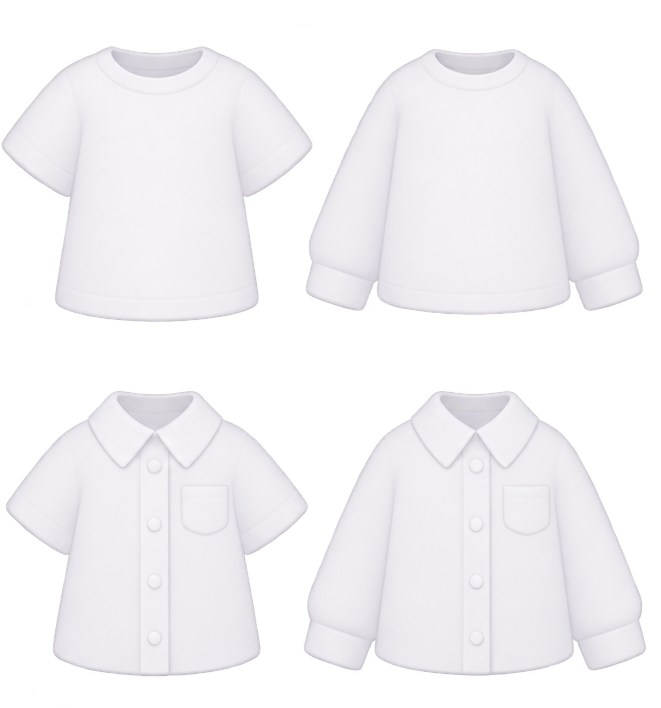
#> input picture assets/images/wear/옷.png, 661 x 708 px
$ python extract-wear.py
#> lines starting #> are read from the running program, lines starting #| are printed output that depends on the picture; after the words box and inside, x2 and y2 are one past the last pixel; in counts of white or black regions, pixels touching at a corner belong together
"""Extract the four existing transparent garments without regenerating artwork."""
from collections import deque
from pathlib import Path
from PIL import Image
import numpy as np

root = Path(__file__).resolve().parents[1]
folder = root / 'assets/images/wear'
source = Image.open(folder / '\uc637.png').convert('RGBA')
#> source is the input picture: PIL image 661x708 RGBA; mean R, G, B, A 244.7, 242.9, 246.1, 139.1
pixels = np.array(source)
active = pixels[:, :, 3] > 32
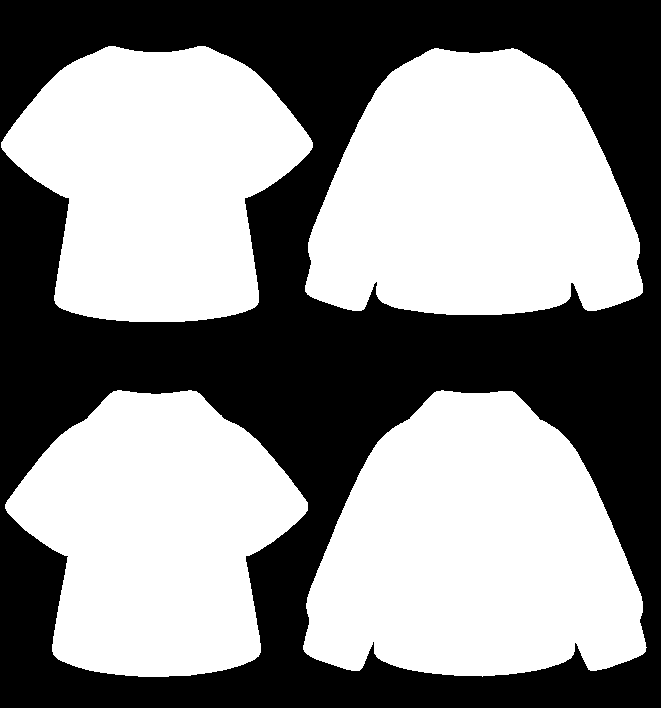
#> active: shape (708, 661) bool; 55.5% white; 1 black region, box (x1, y1, x2, y2) and area: (0, 0, 661, 708) 208440
height, width = active.shape
#> height = 708; width = 661
parts = []
for y in range(height):
    for x in range(width):
        if not active[y, x]:
            continue
        queue = deque([(x, y)])
        active[y, x] = False
        component = []
        while queue:
            px, py = queue.popleft()
            component.append((px, py))
            for nx, ny in ((px-1,py),(px+1,py),(px,py-1),(px,py+1)):
                if 0 <= nx < width and 0 <= ny < height and active[ny,nx]:
                    active[ny,nx] = False
                    queue.append((nx,ny))
        if len(component) > 1000:
            parts.append(component)
#> active: shape (708, 661) bool; every value is 0
assert len(parts) == 4, f'Expected four garments, found {len(parts)}'
parts.sort(key=lambda p: (min(y for x,y in p)//340, min(x for x,y in p)))
for name, component in zip(('tee-short','tee-long','shirt-short','shirt-long'), parts):
    mask = Image.new('L', source.size)
    mask.putdata([0] * (width*height))
    access = mask.load()
    for x,y in component:
        access[x,y] = 255
    # Keep the original antialiasing around the connected garment only.
    from PIL import ImageFilter, ImageChops
    # The neighboring sleeves almost touch; do not expand into another garment.
    layer = source.copy()
    layer.putalpha(ImageChops.multiply(source.getchannel('A'), mask))
    layer = layer.crop(layer.getbbox())
    layer.save(folder / (name + '.png'))
    print(name, layer.size)
#> this loop made 4 passes
#> pass 1, `layer = layer.crop(layer.getbbox())`:
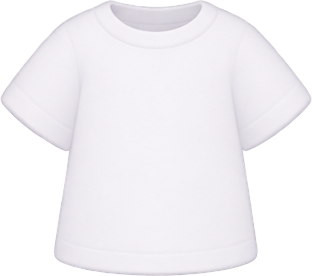
#> layer: PIL image 312x276 RGBA; mean R, G, B, A 243.4, 241.1, 245, 172.9; transparent parts drawn white
#> pass 2, `layer = layer.crop(layer.getbbox())`:
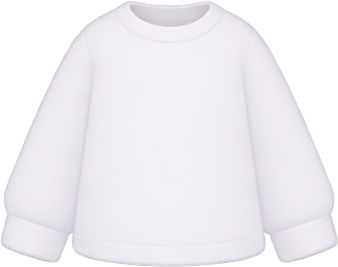
#> layer: PIL image 338x267 RGBA; mean R, G, B, A 241, 238.5, 242.9, 190.6; transparent parts drawn white
#> pass 3, `layer = layer.crop(layer.getbbox())`:
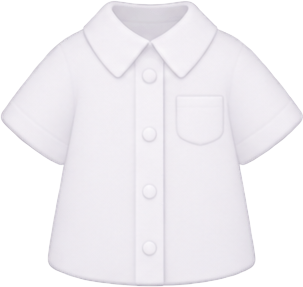
#> layer: PIL image 303x287 RGBA; mean R, G, B, A 241.9, 239.7, 243.7, 170.1; transparent parts drawn white
#> after the loop:
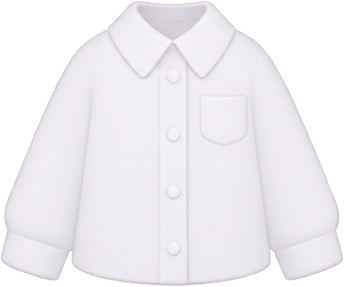
#> layer: PIL image 344x287 RGBA; mean R, G, B, A 240.4, 237.9, 242.3, 183.2; transparent parts drawn white
#> after the loop:
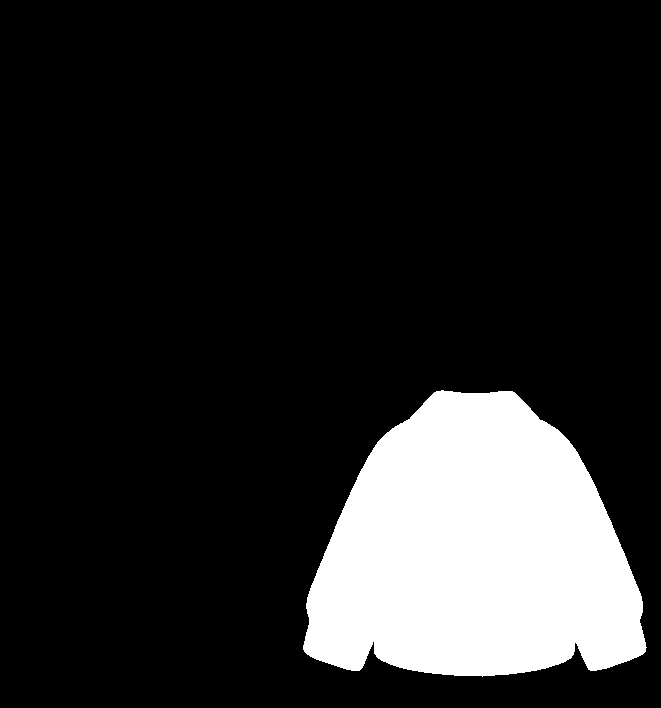
#> mask: PIL image 661x708 L; 15.4% white; 1 white region, box (x1, y1, x2, y2) and area: (303, 390, 647, 677) 72225
